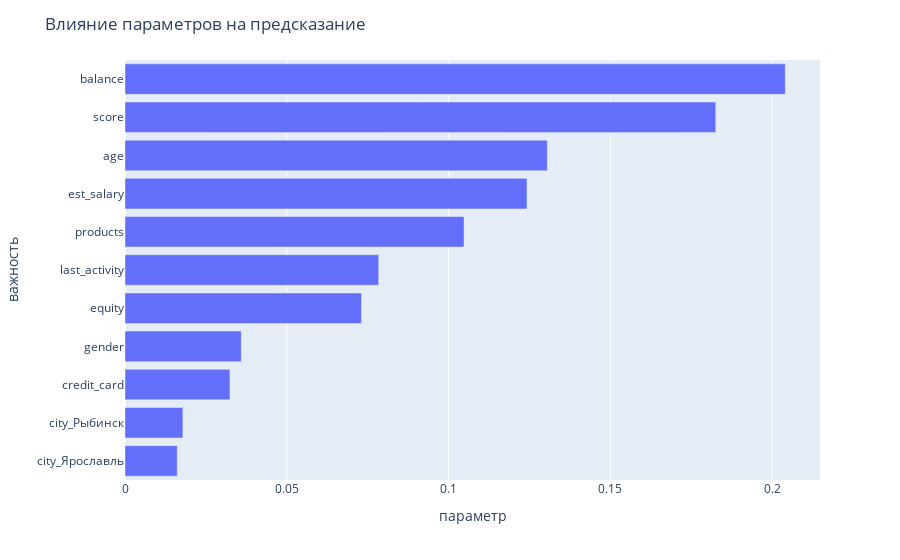

Notebook code for this chart:
### Code cell
fig = px.bar(data.sort_values(by=0), orientation='h')
fig.update_layout(
    title="Влияние параметров на предсказание",
    xaxis_title="параметр",
    yaxis_title="важность")
fig.update_layout(showlegend=False)
fig.show()

### Figure 1 — Plotly figure (JSON) as saved in the notebook; plotly's stock layout.template omitted (floating-point values rounded to 4 significant figures)
{"data": [{"alignmentgroup": "True", "hovertemplate": "variable=0<br>value=%{x}<br>index=%{y}<extra></extra>", "legendgroup": "0", "marker": {"color": "#636efa", "pattern": {"shape": ""}}, "name": "0", "offsetgroup": "0", "orientation": "h", "showlegend": true, "textposition": "auto", "type": "bar", "x": [0.01614, 0.01788, 0.03243, 0.03594, 0.07309, 0.07839, 0.1048, 0.1242, 0.1305, 0.1826, 0.204], "xaxis": "x", "y": ["city_Ярославль", "city_Рыбинск", "credit_card", "gender", "equity", "last_activity", "products", "est_salary", "age", "score", "balance"], "yaxis": "y"}], "layout": {"barmode": "relative", "legend": {"title": {"text": "variable"}, "tracegroupgap": 0}, "margin": {"t": 60}, "showlegend": false, "title": {"text": "Влияние параметров на предсказание"}, "xaxis": {"anchor": "y", "domain": [0, 1], "title": {"text": "параметр"}}, "yaxis": {"anchor": "x", "domain": [0, 1], "title": {"text": "важность"}}}}
